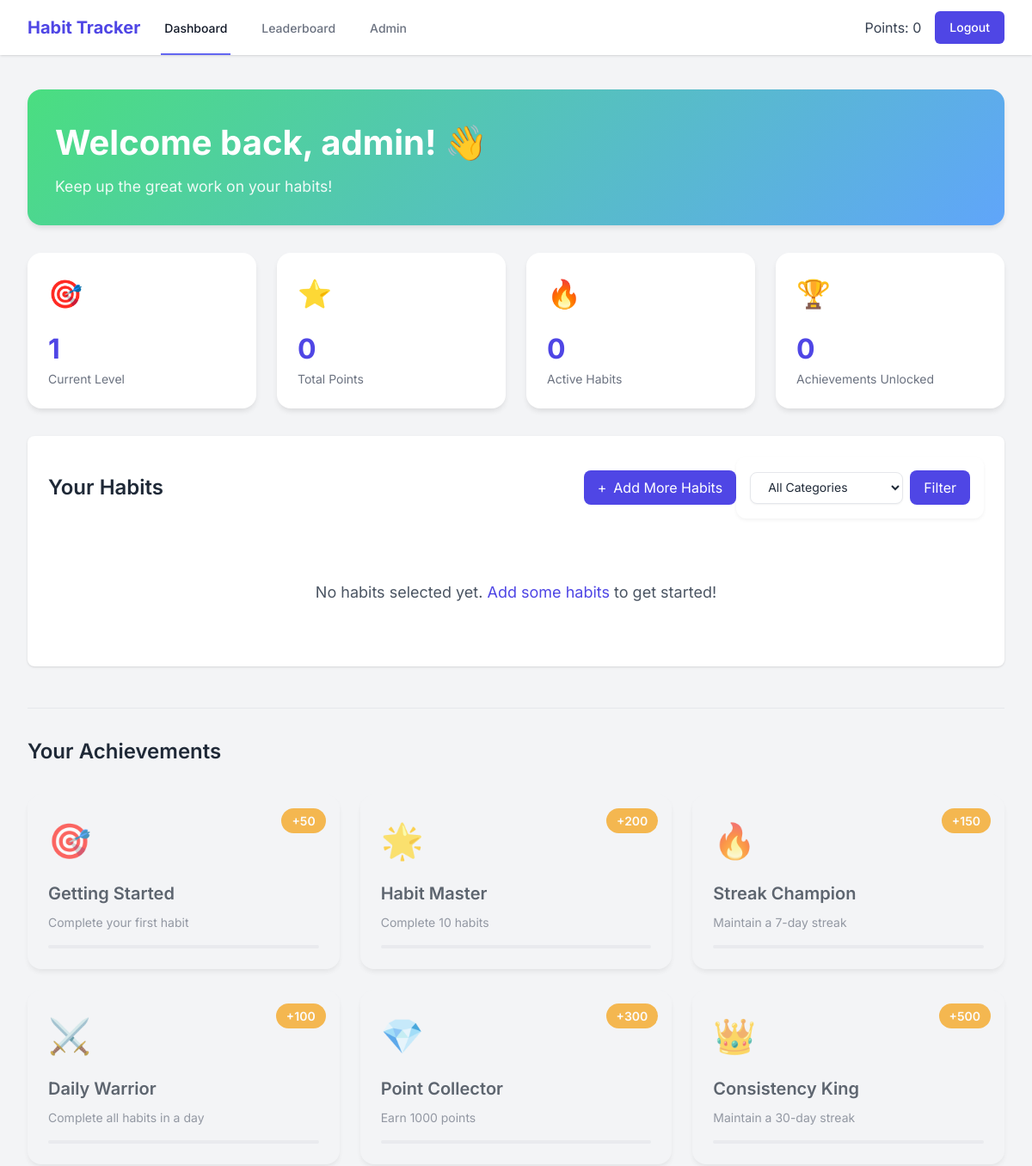
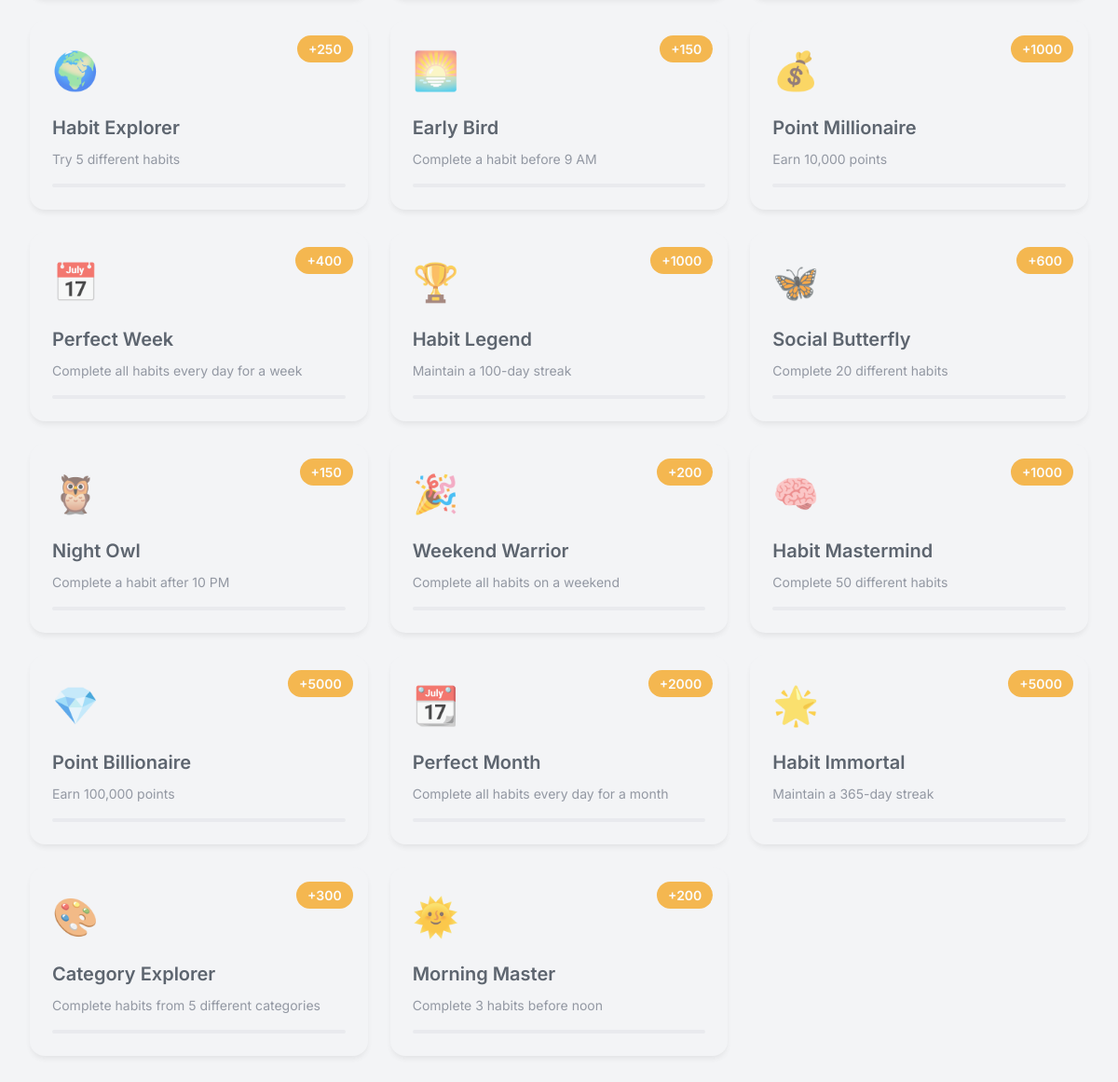
The page /dashboard (signed in) on the database its author committed (2 pictures, top to bottom).
### models.py (models this page shows, shortened)
class User(UserMixin, db.Model):
    id = db.Column(db.Integer, primary_key=True)
    username = db.Column(db.String(80), unique=True, nullable=False)
    email = db.Column(db.String(120), unique=True, nullable=False)
    password_hash = db.Column(db.String(128))
    points = db.Column(db.Integer, default=0)
    is_admin = db.Column(db.Boolean, default=False)
    created_at = db.Column(db.DateTime, default=datetime.utcnow)
    user_habits = db.relationship('UserHabit', backref='user', lazy=True)
    @property
    def level(self):
        return (self.points // 100) + 1

class Achievement(db.Model):
    id = db.Column(db.Integer, primary_key=True)
    name = db.Column(db.String(100), nullable=False)
    description = db.Column(db.String(500), nullable=False)
    icon = db.Column(db.String(50), nullable=False)  # emoji or icon name
    points = db.Column(db.Integer, default=0)  # bonus points for unlocking
    requirement = db.Column(db.String(100), nullable=False)  # e.g., "complete_habits:10"
    created_at = db.Column(db.DateTime, default=datetime.utcnow)

### app.py (the view)
@app.route('/dashboard')
@login_required
def dashboard():
    user_habits = UserHabit.query.filter_by(user_id=current_user.id).all()
    categories = Category.query.all()
    selected_category = request.args.get('category', type=int)
    if selected_category:
        user_habits = [uh for uh in user_habits if uh.habit.category_id == selected_category]
    ist = pytz.timezone('Asia/Kolkata')
    now = datetime.utcnow().astimezone(ist)
    achievements = Achievement.query.all()
    user_achievements = {ua.achievement_id for ua in current_user.achievements}
    for achievement in achievements:
        achievement.unlocked = achievement.id in user_achievements
        if not achievement.unlocked:
            req_type, req_value = achievement.requirement.split(':')
            req_value = int(req_value)
            if req_type == 'complete_habits':
                current = len(current_user.user_habits)
            elif req_type == 'streak':
                current = max((uh.current_streak for uh in current_user.user_habits), default=0)
            elif req_type == 'points':
                current = current_user.points
            elif req_type == 'daily_completion':
                today = datetime.utcnow().date()
                current = sum(1 for uh in current_user.user_habits
                            if uh.last_completed and uh.last_completed.date() == today)
            else:
                current = 0
            achievement.progress = min(100, (current / req_value) * 100)
    return render_template('dashboard.html',
                         user_habits=user_habits,
                         categories=categories,
                         selected_category=selected_category,
                         now=now,
                         achievements=achievements)

### app.py (called while the page is built)
@login_manager.user_loader
def load_user(user_id):
    return User.query.get(int(user_id))

@app.after_request
def add_security_headers(response):
    response.headers['Content-Security-Policy'] = "default-src 'self'; script-src 'self' 'unsafe-inline' 'unsafe-eval' https://cdn.jsdelivr.net https://cdn.tailwindcss.com; style-src 'self' 'unsafe-inline' https://fonts.googleapis.com; font-src 'self' https://fonts.gstatic.com; img-src 'self' data:; connect-src 'self'"
    return response

### templates/dashboard.html (shortened to what this page needs)
{% extends "base.html" %}
{% block content %}
<div class="max-w-7xl mx-auto px-4 sm:px-6 lg:px-8">
    <div class="welcome-banner">
        <h1>Welcome back, {{ current_user.username }}! 👋</h1>
        <p>Keep up the great work on your habits!</p>
    </div>
    <div class="stats-grid">
        <div class="stat-card">
            <div class="icon">🎯</div>
            <div class="value">{{ current_user.level }}</div>
            <div class="label">Current Level</div>
        </div>
        <div class="stat-card">
            <div class="icon">⭐</div>
            <div class="value">{{ current_user.points }}</div>
            <div class="label">Total Points</div>
        </div>
        <div class="stat-card">
            <div class="icon">🔥</div>
            <div class="value">{{ user_habits|length }}</div>
            <div class="label">Active Habits</div>
        </div>
        <div class="stat-card">
            <div class="icon">🏆</div>
            <div class="value">{{ current_user.achievements|length }}</div>
            <div class="label">Achievements Unlocked</div>
        </div>
    </div>
    <div class="bg-white shadow rounded-lg p-6">
        <div class="habits-header">
            <div class="flex items-center justify-between w-full">
                <h2>Your Habits</h2>
                <a href="{{ url_for('select_habits') }}" class="bg-indigo-600 text-white px-4 py-2 rounded-lg hover:bg-indigo-700 transition-colors flex items-center">
                    <span class="mr-2">+</span> Add More Habits
                </a>
            </div>
            <div class="category-filter">
                <form method="GET" class="flex items-center">
                    <select name="category" class="rounded-lg border-gray-300 shadow-sm focus:border-indigo-500 focus:ring-indigo-500">
                        <option value="">All Categories</option>
                    </select>
                    <button type="submit">Filter</button>
                </form>
            </div>
        </div>
        <div class="grid grid-cols-1 md:grid-cols-2 lg:grid-cols-3 gap-6">
            {% for user_habit in user_habits %}
            <div class="habit-card {% if not user_habit.last_completed or user_habit.last_completed.date() < now.date() %}needs-completion{% endif %}">
                <div class="header">
                    <h3 class="title">{{ user_habit.habit.name }}</h3>
                    <span class="points {% if user_habit.habit.is_good %}text-green-600{% else %}text-red-600{% endif %}">
                        {{ user_habit.habit.points }} points
                    </span>
                </div>
                <p class="description">{{ user_habit.habit.description }}</p>
                {% if user_habit.habit.category %}
                <span class="category" style="background-color: {{ user_habit.habit.category.color }}20; color: {{ user_habit.habit.category.color }}">
                    {{ user_habit.habit.category.name }}
                </span>
                {% endif %}
                <div class="stats">
                    <div class="stat">
                        <div class="stat-value">{{ user_habit.current_streak }}</div>
                        <div class="stat-label">Current Streak</div>
                    </div>
                    <div class="stat">
                        <div class="stat-value">{{ user_habit.longest_streak }}</div>
                        <div class="stat-label">Longest Streak</div>
                    </div>
                </div>
                <div class="actions">
                    <form action="{{ url_for('complete_habit', habit_id=user_habit.habit.id) }}"
                          method="POST"
                          class="inline habit-form"
                          data-is-good="{{ user_habit.habit.is_good|lower }}">
                        <input type="hidden" name="csrf_token" value="{{ csrf_token() }}">
                        <button type="submit" class="complete-button">
                            Complete
                            <div class="streak-multiplier">x{{ user_habit.current_streak }}</div>
                        </button>
                    </form>
                </div>
            </div>
            {% else %}
            <div class="col-span-full text-center py-12">
                <p class="text-gray-600 text-lg">No habits selected yet. <a href="{{ url_for('select_habits') }}" class="text-indigo-600 hover:text-indigo-800">Add some habits</a> to get started!</p>
            </div>
            {% endfor %}
        </div>
    </div>
    <div class="achievements-section">
        <div class="achievements-header">
            <h2>Your Achievements</h2>
        </div>
        <div class="achievements-grid">
            {% for achievement in achievements %}
            <div class="achievement-card {% if not achievement.unlocked %}locked{% endif %}">
                <div class="achievement-icon">{{ achievement.icon }}</div>
                <div class="achievement-name">{{ achievement.name }}</div>
                <div class="achievement-description">{{ achievement.description }}</div>
                <div class="achievement-points">+{{ achievement.points }}</div>
                {% if not achievement.unlocked %}
                <div class="achievement-progress">
                </div>
                {% else %}
                <div class="achievement-unlocked">✓</div>
                {% endif %}
            </div>
            {% endfor %}
        </div>
    </div>
</div>
{% endblock %}

### templates/base.html (shortened to what this page needs)
<!DOCTYPE html>
<html lang="en">
<head>
    <script src="https://cdn.tailwindcss.com"></script>
</head>
<body class="bg-gray-100">
    {% if current_user.is_authenticated %}
    <nav class="bg-white shadow">
        <div class="max-w-7xl mx-auto px-4 sm:px-6 lg:px-8">
            <div class="flex justify-between h-16">
                <div class="flex">
                    <div class="flex-shrink-0 flex items-center">
                        <a href="{{ url_for('dashboard') }}" class="text-xl font-bold text-indigo-600">
                            Habit Tracker
                        </a>
                    </div>
                    <div class="hidden sm:ml-6 sm:flex sm:space-x-8">
                        <a href="{{ url_for('dashboard') }}"
                            class="{% if request.endpoint == 'dashboard' %}border-indigo-500 text-gray-900{% else %}border-transparent text-gray-500 hover:border-gray-300 hover:text-gray-700{% endif %} inline-flex items-center px-1 pt-1 border-b-2 text-sm font-medium">
                            Dashboard
                        </a>
                        <a href="{{ url_for('leaderboard') }}"
                            class="{% if request.endpoint == 'leaderboard' %}border-indigo-500 text-gray-900{% else %}border-transparent text-gray-500 hover:border-gray-300 hover:text-gray-700{% endif %} inline-flex items-center px-1 pt-1 border-b-2 text-sm font-medium">
                            Leaderboard
                        </a>
                        {% if current_user.is_admin %}
                        <a href="{{ url_for('admin_dashboard') }}"
                            class="{% if request.endpoint.startswith('admin_') %}border-indigo-500 text-gray-900{% else %}border-transparent text-gray-500 hover:border-gray-300 hover:text-gray-700{% endif %} inline-flex items-center px-1 pt-1 border-b-2 text-sm font-medium">
                            Admin
                        </a>
                        {% endif %}
                    </div>
                </div>
                <div class="flex items-center">
                    <span class="text-gray-700 mr-4">Points: {{ current_user.points }}</span>
                    <a href="{{ url_for('logout') }}"
                        class="inline-flex items-center px-4 py-2 border border-transparent text-sm font-medium rounded-md text-white bg-indigo-600 hover:bg-indigo-700">
                        Logout
                    </a>
                </div>
            </div>
        </div>
    </nav>
    {% endif %}
    <main class="py-10">
        {% block content %}{% endblock %}
    </main>
</body>
</html>

### templates/base.html (style rules this page uses)
body { font-family: 'Inter', sans-serif; }

### templates/dashboard.html (style rules this page uses)
.achievements-grid { display: grid; grid-template-columns: repeat(auto-fill, minmax(250px, 1fr)); gap: 1rem; margin-top: 2rem; }
.achievement-card { background: white; border-radius: 1rem; padding: 1.5rem; box-shadow: 0 4px 6px -1px rgba(0, 0, 0, 0.1); transition: transform 0.2s; position: relative; overflow: hidden; }
.achievement-card.locked { opacity: 0.7; background: #f3f4f6; }
.achievement-icon { font-size: 2.5rem; margin-bottom: 1rem; }
.achievement-name { font-size: 1.25rem; font-weight: 600; color: #1f2937; margin-bottom: 0.5rem; }
.achievement-description { color: #6b7280; font-size: 0.875rem; margin-bottom: 1rem; }
.achievement-points { position: absolute; top: 1rem; right: 1rem; background: #f59e0b; color: white; padding: 0.25rem 0.75rem; border-radius: 9999px; font-size: 0.875rem; font-weight: 600; }
.achievement-progress { height: 4px; background: #e5e7eb; border-radius: 2px; overflow: hidden; margin-top: 0.5rem; }
.welcome-banner { background: linear-gradient(135deg, #4ade80, #60a5fa); color: white; padding: 2rem; border-radius: 1rem; margin-bottom: 2rem; box-shadow: 0 4px 6px -1px rgba(0, 0, 0, 0.1); }
.welcome-banner h1 { font-size: 2.5rem; font-weight: bold; margin-bottom: 0.5rem; }
.welcome-banner p { font-size: 1.1rem; opacity: 0.9; }
.stats-grid { display: grid; grid-template-columns: repeat(auto-fit, minmax(250px, 1fr)); gap: 1.5rem; margin-bottom: 2rem; }
.stat-card { background: white; padding: 1.5rem; border-radius: 1rem; box-shadow: 0 4px 6px -1px rgba(0, 0, 0, 0.1); transition: transform 0.2s; }
.stat-card .icon { font-size: 2rem; margin-bottom: 1rem; }
.stat-card .value { font-size: 2rem; font-weight: bold; color: #4f46e5; }
.stat-card .label { color: #6b7280; font-size: 0.875rem; }
.habits-header { display: flex; justify-content: space-between; align-items: center; margin-bottom: 1.5rem; }
.habits-header h2 { font-size: 1.5rem; font-weight: 600; color: #1f2937; }
.category-filter { background: white; padding: 1rem; border-radius: 0.75rem; box-shadow: 0 2px 4px rgba(0, 0, 0, 0.05); }
.category-filter select { padding: 0.5rem 1rem; border-radius: 0.5rem; border: 1px solid #e5e7eb; background: white; color: #1f2937; font-size: 0.875rem; }
.category-filter button { background: #4f46e5; color: white; padding: 0.5rem 1rem; border-radius: 0.5rem; margin-left: 0.5rem; transition: background-color 0.2s; }
.achievements-section { margin-top: 3rem; padding-top: 2rem; border-top: 1px solid #e5e7eb; }
.achievements-header { display: flex; justify-content: space-between; align-items: center; margin-bottom: 1.5rem; }
.achievements-header h2 { font-size: 1.5rem; font-weight: 600; color: #1f2937; }
.achievements-grid { display: grid; grid-template-columns: repeat(auto-fill, minmax(280px, 1fr)); gap: 1.5rem; }

### rows shown on the page
User: points "0", username "admin", level "1"
Achievement: icon "🎯", name "Getting Started", description "Complete your first habit", points "50"
Achievement: icon "🌟", name "Habit Master", description "Complete 10 habits", points "200"
Achievement: icon "🔥", name "Streak Champion", description "Maintain a 7-day streak", points "150"
Achievement: icon "⚔️", name "Daily Warrior", description "Complete all habits in a day", points "100"
Achievement: icon "💎", name "Point Collector", description "Earn 1000 points", points "300"
Achievement: icon "👑", name "Consistency King", description "Maintain a 30-day streak", points "500"
Achievement: icon "🌍", name "Habit Explorer", description "Try 5 different habits", points "250"
Achievement: icon "🌅", name "Early Bird", description "Complete a habit before 9 AM", points "150"
Achievement: icon "💰", name "Point Millionaire", description "Earn 10,000 points", points "1000"
Achievement: icon "📅", name "Perfect Week", description "Complete all habits every day for a week", points "400"
Achievement: icon "🏆", name "Habit Legend", description "Maintain a 100-day streak", points "1000"
Achievement: icon "🦋", name "Social Butterfly", description "Complete 20 different habits", points "600"
Achievement: icon "🦉", name "Night Owl", description "Complete a habit after 10 PM", points "150"
Achievement: icon "🎉", name "Weekend Warrior", description "Complete all habits on a weekend", points "200"
Achievement: icon "🧠", name "Habit Mastermind", description "Complete 50 different habits", points "1000"
Achievement: icon "💎", name "Point Billionaire", description "Earn 100,000 points", points "5000"
Achievement: icon "📆", name "Perfect Month", description "Complete all habits every day for a month", points "2000"
Achievement: icon "🌟", name "Habit Immortal", description "Maintain a 365-day streak", points "5000"
Achievement: icon "🎨", name "Category Explorer", description "Complete habits from 5 different categories", points "300"
Achievement: icon "🌞", name "Morning Master", description "Complete 3 habits before noon", points "200"

### other values the page prints
{{ user_habits|length }} "0"
{{ current_user.achievements|length }} "0"
